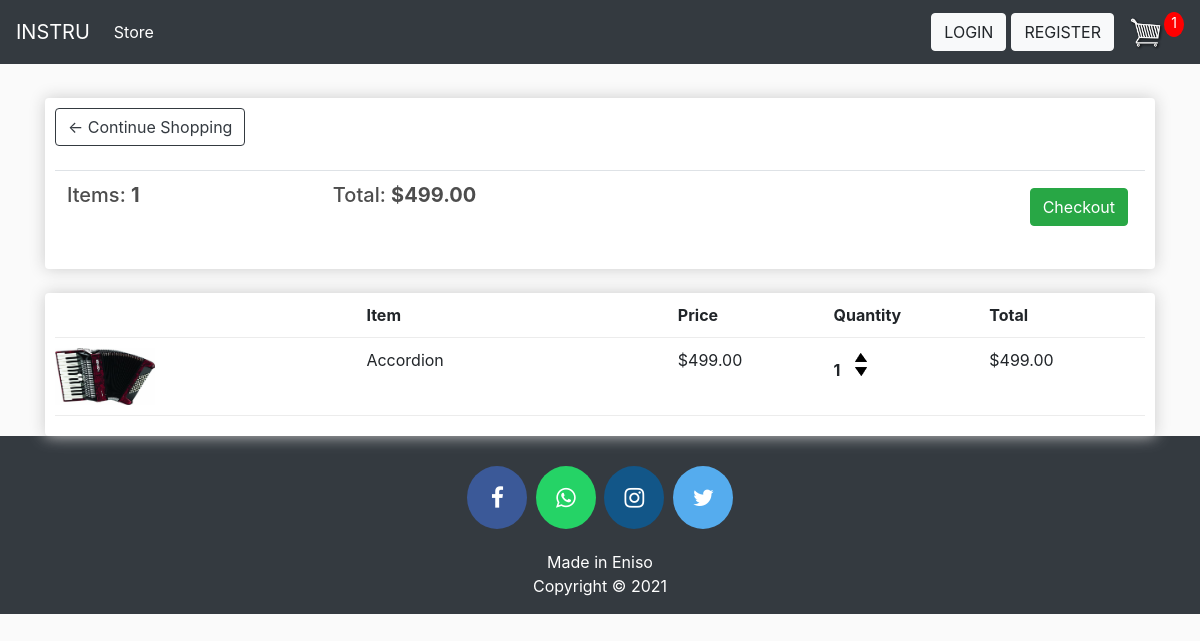
The app's page /cart/ (signed in) with its own data.
### store/models.py (models this page shows, shortened)
class Order(models.Model):
    customer = models.ForeignKey(
        Customer, on_delete=models.SET_NULL, blank=True, null=True)
    date_ordered = models.DateTimeField(auto_now_add=True)
    complete = models.BooleanField(default=False, null=True, blank=False)
    transaction_id = models.CharField(max_length=200, null=True)
    @property
    def get_cart_total(self):
        orderitems = self.orderitem_set.all()
        total = sum([item.get_total for item in orderitems])
        return total
    @property
    def get_cart_items(self):
        orderitems = self.orderitem_set.all()
        total = sum([item.quantity for item in orderitems])
        return total

class OrderItem(models.Model):
    product = models.ForeignKey(
        Product, on_delete=models.SET_NULL, blank=True, null=True)
    order = models.ForeignKey(
        Order, on_delete=models.SET_NULL, blank=True, null=True)
    quantity = models.IntegerField(default=0, null=True, blank=True)
    date_added = models.DateTimeField(auto_now_add=True)
    @property
    def get_total(self):
        total = self.product.price * self.quantity
        return total

class Product(models.Model):
    image = models.ImageField(null=True, blank=True)
    name = models.CharField(max_length=200, null=True)
    price = models.DecimalField(max_digits=7, decimal_places=2)
    digital = models.BooleanField(default=False, null=True, blank=False)
    @property
    def imageURL(self):
        try:
            url = self.image.url
        except:
            url = ''
        return url

### store/views.py (the view)
# urls.py: path('cart/', views.cart, name="cart"),
def cart(request):
    data = cartData(request)
    items = data['items']
    order = data['order']
    cartItems = data['cartItems']
    context = {'items': items, 'order': order, 'cartItems': cartItems}
    return render(request, 'store/cart.html', context)

### store/utils.py (called while the page is built)
def cartData(request):
    if request.user.is_authenticated:
        customer = request.user.customer
        order, created = Order.objects.get_or_create(
            customer=customer, complete=False)
        items = order.orderitem_set.all()
        cartItems = order.get_cart_items
    else:
        cookieData = cookieCart(request)
        items = cookieData['items']
        order = cookieData['order']
        cartItems = cookieData['cartItems']
    return {'items': items, 'order': order, 'cartItems': cartItems}

### store/templates/store/cart.html (shortened to what this page needs)
{% extends 'store/main.html' %}
{% load static %}
{% block content %}
  <div class="row">
    <div class="col-lg-12">
      <div class="box-element">
        <a href="{% url 'store' %}" class="btn btn-outline-dark">&#x2190; Continue Shopping</a>
        <br>
        <br>
        <table class="table">
          <tr>
            <th><h5>Items: <strong>{{ order.get_cart_items }}</strong></h5></th>
            <th><h5>Total: <strong>${{ order.get_cart_total|floatformat:2 }}</strong></h5></th>
            <th><a style="float:right; margin:5px;" class="btn btn-success" href="{% url 'checkout' %}">Checkout</a></th>
          </tr>
        </table>
      </div>
      <br>
      <div class="box-element">
        <div class="cart-row">
          <div style="flex:2"></div>
          <div style="flex:2">
            <strong>Item</strong>
          </div>
          <div style="flex:1">
            <strong>Price</strong>
          </div>
          <div style="flex:1">
            <strong>Quantity</strong>
          </div>
          <div style="flex:1">
            <strong>Total</strong>
          </div>
        </div>
        {% for item in items %}
        <div class="cart-row">
          <div style="flex:2"><img class="row-image" src="{{ item.product.imageURL }}" alt="item-icon"></div>
          <div style="flex:2">{{ item.product.name }}</div>
          <div style="flex:1">${{ item.product.price|floatformat:2 }}</div>
          <div style="flex:1">
            <p class="quantity">{{ item.quantity }}</p>
            <div class="quantity">
              <img data-product="{{ item.product.id }}" data-action="add" src="{% static 'images/up.png' %}" alt="increase quantity icon" class="chg-quantity update-cart">
              <img data-product="{{ item.product.id }}" data-action="remove" src="{% static 'images/down.png' %}" alt="decrease quantity icon" class="chg-quantity update-cart">
            </div>
          </div>
          <div style="flex:1">${{ item.get_total|floatformat:2 }}</div>
        </div>
        {% endfor %}
      </div>
    </div>
  </div>
{% endblock content %}

### static/css/main.css (style rules this page uses)
body { background-color: hsl(0, 0%, 98%); }
h1,h2,h3,h4,h5,h6 { color:hsl(0, 0%, 30%); }
.box-element { box-shadow:hsl(0, 0%, 80%) 0 0 16px; background-color: #fff; border-radius: 4px; padding: 10px; }
.col-lg-4, .col-lg-6, .col-lg-8, .col-lg-12 { margin-top: 10px; }
.row-image { width: 100px; }
.cart-row { display: flex; align-items: flex-stretch; padding-bottom: 10px; margin-bottom: 10px; border-bottom: 1px solid #ececec; }
.quantity { display: inline-block; font-weight: 700; padding-right:10px; }
.chg-quantity { width: 12px; cursor: pointer; display: block; margin-top: 5px; transition:.1s; }

### store/templates/store/footer.html (style rules this page uses)
p { text-align: center; }

### records on screen
Order: get_cart_items "1", get_cart_total "499.00"
OrderItem: product.imageURL (picture), product.name "Accordion", product.price "499.00", quantity "1", get_total "499.00"

### other values on screen
{{ cartItems }} "1"
